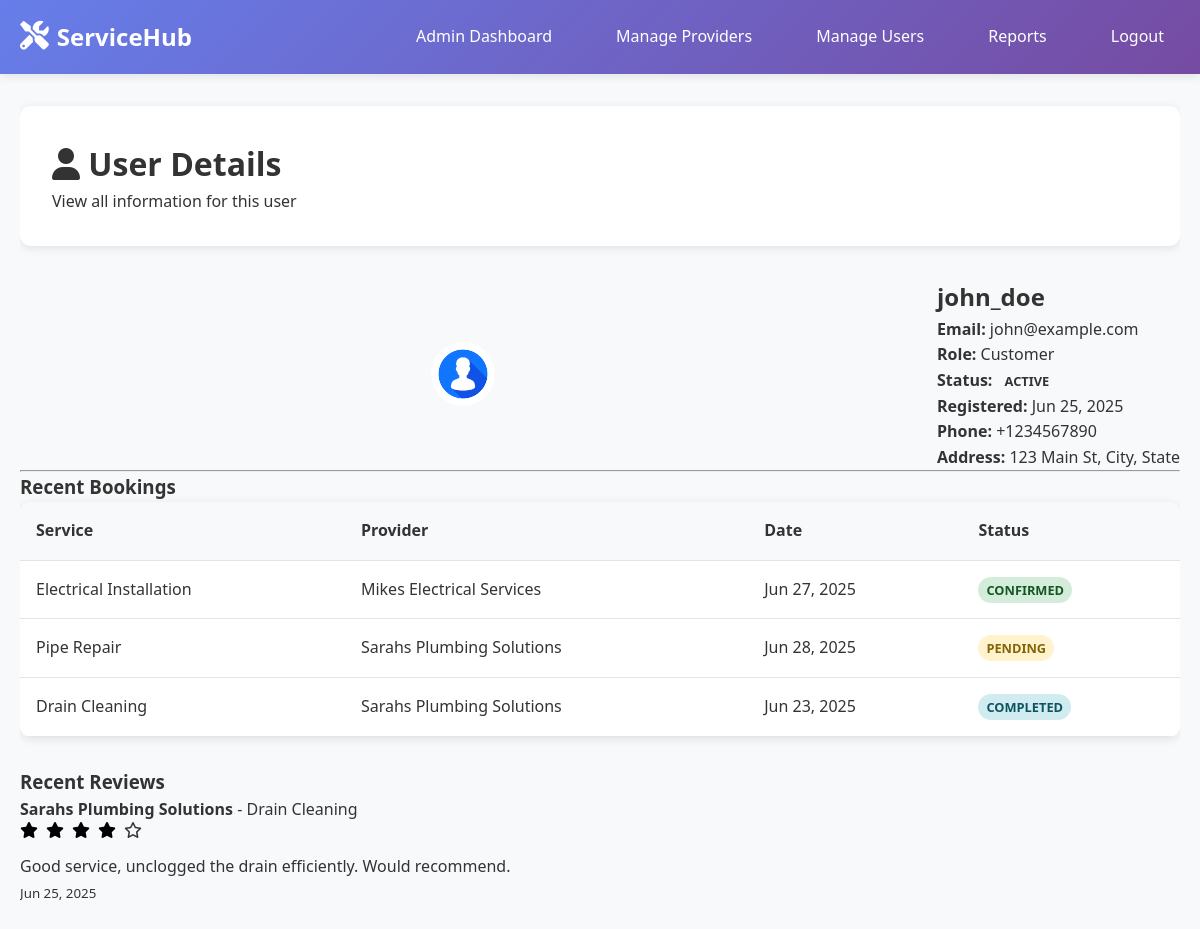
The app's page /admin/user-details.php?id=2 (signed in) with its own data.
### tables this page shows
CREATE TABLE `users` (
  `id` int(11) NOT NULL,
  `username` varchar(50) NOT NULL,
  `email` varchar(100) NOT NULL,
  `password` varchar(255) NOT NULL,
  `role` enum('admin','provider','customer') NOT NULL DEFAULT 'customer',
  `status` enum('active','inactive','suspended') NOT NULL DEFAULT 'active',
  `profile_image` varchar(255) DEFAULT NULL,
  `phone` varchar(20) DEFAULT NULL,
  `address` text DEFAULT NULL,
  `created_at` timestamp NOT NULL DEFAULT current_timestamp(),
  `updated_at` timestamp NOT NULL DEFAULT current_timestamp() ON UPDATE current_timestamp()
);

CREATE TABLE `bookings` (
  `id` int(11) NOT NULL,
  `customer_id` int(11) NOT NULL,
  `provider_id` int(11) NOT NULL,
  `service_id` int(11) NOT NULL,
  `booking_date` date NOT NULL,
  `booking_time` time NOT NULL,
  `duration` int(11) NOT NULL COMMENT 'Duration in minutes',
  `total_amount` decimal(10,2) NOT NULL,
  `requirements` text DEFAULT NULL,
  `status` enum('pending','confirmed','completed','cancelled') NOT NULL DEFAULT 'pending',
  `payment_status` enum('pending','paid','refunded') NOT NULL DEFAULT 'pending',
  `created_at` timestamp NOT NULL DEFAULT current_timestamp(),
  `updated_at` timestamp NOT NULL DEFAULT current_timestamp() ON UPDATE current_timestamp()
);

CREATE TABLE `services` (
  `id` int(11) NOT NULL,
  `provider_id` int(11) NOT NULL,
  `title` varchar(100) NOT NULL,
  `description` text DEFAULT NULL,
  `price` decimal(10,2) NOT NULL,
  `duration` int(11) NOT NULL COMMENT 'Duration in minutes',
  `status` enum('active','inactive') NOT NULL DEFAULT 'active',
  `created_at` timestamp NOT NULL DEFAULT current_timestamp(),
  `updated_at` timestamp NOT NULL DEFAULT current_timestamp() ON UPDATE current_timestamp()
);

CREATE TABLE `providers` (
  `id` int(11) NOT NULL,
  `user_id` int(11) NOT NULL,
  `business_name` varchar(100) NOT NULL,
  `service_category` enum('electrician','plumber','photographer','cleaner','gardener','painter','carpenter','mechanic','tutor','designer') NOT NULL,
  `description` text DEFAULT NULL,
  `location` varchar(255) NOT NULL,
  `phone` varchar(20) NOT NULL,
  `hourly_rate` decimal(10,2) NOT NULL,
  `kyc_document` varchar(255) DEFAULT NULL,
  `status` enum('pending','approved','rejected') NOT NULL DEFAULT 'pending',
  `rating` decimal(3,2) DEFAULT 0.00,
  `total_reviews` int(11) DEFAULT 0,
  `created_at` timestamp NOT NULL DEFAULT current_timestamp(),
  `updated_at` timestamp NOT NULL DEFAULT current_timestamp() ON UPDATE current_timestamp()
);

CREATE TABLE `reviews` (
  `id` int(11) NOT NULL,
  `customer_id` int(11) NOT NULL,
  `provider_id` int(11) NOT NULL,
  `booking_id` int(11) NOT NULL,
  `rating` int(11) NOT NULL CHECK (`rating` >= 1 and `rating` <= 5),
  `comment` text DEFAULT NULL,
  `status` enum('active','hidden') NOT NULL DEFAULT 'active',
  `created_at` timestamp NOT NULL DEFAULT current_timestamp()
);

### includes/functions.php (called while the page is built, shortened)
<?php
function format_date($date) {
    return date('M j, Y', strtotime($date));
}
?>

### admin/user-details.php (the view, shortened to what this page needs)
<?php
require_once '../config/database.php';
require_once '../includes/functions.php';
$user_id = isset($_GET['id']) ? intval($_GET['id']) : 0;
$user_query = "SELECT * FROM users WHERE id = ?";
$user_stmt = mysqli_prepare($conn, $user_query);
mysqli_stmt_bind_param($user_stmt, 'i', $user_id);
mysqli_stmt_execute($user_stmt);
$user_result = mysqli_stmt_get_result($user_stmt);
$user = mysqli_fetch_assoc($user_result);
$profile_img = $user['profile_image'] ? '../uploads/profiles/' . $user['profile_image'] : '../assets/images/default-avatar.png';
$bookings = [];
$reviews = [];
if ($user['role'] === 'customer') {
    $bookings_query = "SELECT b.*, p.business_name, s.title as service_title FROM bookings b JOIN providers p ON b.provider_id = p.id JOIN services s ON b.service_id = s.id WHERE b.customer_id = ? ORDER BY b.created_at DESC LIMIT 5";
    $bookings_stmt = mysqli_prepare($conn, $bookings_query);
    mysqli_stmt_bind_param($bookings_stmt, 'i', $user_id);
    mysqli_stmt_execute($bookings_stmt);
    $bookings_result = mysqli_stmt_get_result($bookings_stmt);
    while ($row = mysqli_fetch_assoc($bookings_result)) {
        $bookings[] = $row;
    }
    $reviews_query = "SELECT r.*, p.business_name, s.title as service_title FROM reviews r JOIN providers p ON r.provider_id = p.id JOIN bookings b ON r.booking_id = b.id JOIN services s ON b.service_id = s.id WHERE r.customer_id = ? ORDER BY r.created_at DESC LIMIT 5";
    $reviews_stmt = mysqli_prepare($conn, $reviews_query);
    mysqli_stmt_bind_param($reviews_stmt, 'i', $user_id);
    mysqli_stmt_execute($reviews_stmt);
    $reviews_result = mysqli_stmt_get_result($reviews_stmt);
    while ($row = mysqli_fetch_assoc($reviews_result)) {
        $reviews[] = $row;
    }
}
?>
<!DOCTYPE html>
<html lang="en">
<head>
    <link rel="stylesheet" href="../assets/css/style.css">
    <link href="https://cdnjs.cloudflare.com/ajax/libs/font-awesome/6.0.0/css/all.min.css" rel="stylesheet">
</head>
<body>
    <nav class="navbar">
        <div class="nav-container">
            <div class="nav-logo">
                <a href="../index.php">
                    <i class="fas fa-tools"></i>
                    <span>ServiceHub</span>
                </a>
            </div>
            <div class="nav-menu">
                <a href="dashboard.php" class="nav-link">Admin Dashboard</a>
                <a href="providers.php" class="nav-link">Manage Providers</a>
                <a href="users.php" class="nav-link">Manage Users</a>
                <a href="reports.php" class="nav-link">Reports</a>
                <a href="../auth/logout.php" class="nav-link">Logout</a>
            </div>
        </div>
    </nav>
    <div class="container">
        <div class="dashboard">
            <div class="dashboard-header">
                <h1><i class="fas fa-user"></i> User Details</h1>
                <p>View all information for this user</p>
            </div>
            <div class="content-card">
                <div style="display:flex;align-items:center;gap:2rem;">
                    <img src="<?php echo $profile_img; ?>" alt="Profile Image" class="avatar">
                    <div>
                        <h2><?php echo htmlspecialchars($user['username']); ?></h2>
                        <p><strong>Email:</strong> <?php echo htmlspecialchars($user['email']); ?></p>
                        <p><strong>Role:</strong> <?php echo ucfirst($user['role']); ?></p>
                        <p><strong>Status:</strong> <span class="status-badge status-<?php echo $user['status']; ?>"><?php echo ucfirst($user['status']); ?></span></p>
                        <p><strong>Registered:</strong> <?php echo format_date($user['created_at']); ?></p>
                        <?php if ($user['phone']): ?><p><strong>Phone:</strong> <?php echo htmlspecialchars($user['phone']); ?></p><?php endif; ?>
                        <?php if ($user['address']): ?><p><strong>Address:</strong> <?php echo htmlspecialchars($user['address']); ?></p><?php endif; ?>
                    </div>
                </div>
                <?php if ($user['role'] === 'customer'): ?>
                    <hr>
                    <h3>Recent Bookings</h3>
                    <?php if ($bookings): ?>
                        <div class="table-container">
                            <table>
                                <thead>
                                    <tr>
                                        <th>Service</th>
                                        <th>Provider</th>
                                        <th>Date</th>
                                        <th>Status</th>
                                    </tr>
                                </thead>
                                <tbody>
                                    <?php foreach ($bookings as $booking): ?>
                                        <tr>
                                            <td><?php echo htmlspecialchars($booking['service_title']); ?></td>
                                            <td><?php echo htmlspecialchars($booking['business_name']); ?></td>
                                            <td><?php echo format_date($booking['booking_date']); ?></td>
                                            <td><span class="status-badge status-<?php echo $booking['status']; ?>"><?php echo ucfirst($booking['status']); ?></span></td>
                                        </tr>
                                    <?php endforeach; ?>
                                </tbody>
                            </table>
                        </div>
                    <?php else: ?>
                        <p>No recent bookings.</p>
                    <?php endif; ?>
                    <h3>Recent Reviews</h3>
                    <?php if ($reviews): ?>
                        <div class="reviews-list">
                            <?php foreach ($reviews as $review): ?>
                                <div class="review-item">
                                    <strong><?php echo htmlspecialchars($review['business_name']); ?></strong> - <?php echo htmlspecialchars($review['service_title']); ?>
                                    <div class="rating">
                                        <?php for ($i = 1; $i <= 5; $i++): ?>
                                            <?php if ($i <= $review['rating']): ?>
                                                <i class="fas fa-star filled"></i>
                                            <?php else: ?>
                                                <i class="far fa-star"></i>
                                            <?php endif; ?>
                                        <?php endfor; ?>
                                    </div>
                                    <p><?php echo htmlspecialchars($review['comment']); ?></p>
                                    <small><?php echo format_date($review['created_at']); ?></small>
                                </div>
                            <?php endforeach; ?>
                        </div>
                    <?php else: ?>
                        <p>No recent reviews.</p>
                    <?php endif; ?>
                <?php endif; ?>
            </div>
        </div>
    </div>
</body>
</html>

### assets/css/style.css (style rules this page uses)
* { margin: 0; padding: 0; box-sizing: border-box; }
body { font-family: 'Segoe UI', Tahoma, Geneva, Verdana, sans-serif; line-height: 1.6; color: #333; background-color: #f8f9fa; overflow-x: hidden; width: 100%; max-width: 100%; }
html { overflow-x: hidden; width: 100%; max-width: 100%; }
.container { max-width: 1200px; margin: 0 auto; padding: 0 20px; }
.navbar { background: linear-gradient(135deg, #667eea 0%, #764ba2 100%); padding: 1rem 0; box-shadow: 0 2px 10px rgba(0,0,0,0.1); position: sticky; top: 0; z-index: 1000; }
.nav-container { max-width: 1200px; margin: 0 auto; padding: 0 20px; display: flex; justify-content: space-between; align-items: center; }
.nav-logo a { color: white; text-decoration: none; font-size: 1.5rem; font-weight: bold; display: flex; align-items: center; gap: 0.5rem; }
.nav-logo i { font-size: 1.8rem; }
.nav-menu { display: flex; gap: 2rem; align-items: center; }
.nav-link { color: white; text-decoration: none; padding: 0.5rem 1rem; border-radius: 5px; transition: background-color 0.3s ease; }
.rating { margin-bottom: 1rem; display: flex; align-items: center; gap: 0.5rem; min-width: 100%; }
.rating .fas.fa-star.filled { color: black; }
.dashboard { padding: 2rem 0; position: relative; width: 100%; max-width: 100%; overflow-x: hidden; }
.dashboard-header { background: white; padding: 2rem; border-radius: 10px; margin-bottom: 2rem; box-shadow: 0 2px 10px rgba(0,0,0,0.1); }
.table-container { background: white; border-radius: 10px; overflow: hidden; box-shadow: 0 2px 10px rgba(0,0,0,0.1); margin-bottom: 30px; }
table { table-layout: auto; width: 100%; border-collapse: collapse; }
th, td { padding: 1rem; text-align: left; border-bottom: 1px solid #e1e5e9; }
th { background-color: #f8f9fa; font-weight: 600; color: #333; }
.status-badge { padding: 0.25rem 0.5rem; border-radius: 15px; font-size: 0.8rem; font-weight: 600; text-transform: uppercase; }
.status-pending { background-color: #fff3cd; color: #856404; }
.status-approved, .status-confirmed { background-color: #d4edda; color: #155724; }
.status-completed { background-color: #d1ecf1; color: #0c5460; }
.avatar, .provider-avatar, .provider-thumb, .service-image img { width: 64px; height: 64px; object-position: top; object-fit: cover; border-radius: 50%; display: block; margin: 0 auto; }
.table-container table td, .table-container table th { vertical-align: middle !important; }

### records on screen
users: username "john_doe", email "john@example.com", role "Customer", status "ACTIVE", created_at "Jun 25, 2025", phone "+1234567890", address "123 Main St, City, State"
bookings: service.title "Electrical Installation", provider.business_name "Mikes Electrical Services", booking_date "Jun 27, 2025", status "CONFIRMED"
bookings: service.title "Pipe Repair", provider.business_name "Sarahs Plumbing Solutions", booking_date "Jun 28, 2025", status "PENDING"
bookings: service.title "Drain Cleaning", provider.business_name "Sarahs Plumbing Solutions", booking_date "Jun 23, 2025", status "COMPLETED"
reviews: provider.business_name "Sarahs Plumbing Solutions", services.title "Drain Cleaning", rating 4 (drawn), comment "Good service, unclogged the drain efficiently. Would recommend.", created_at "Jun 25, 2025"
